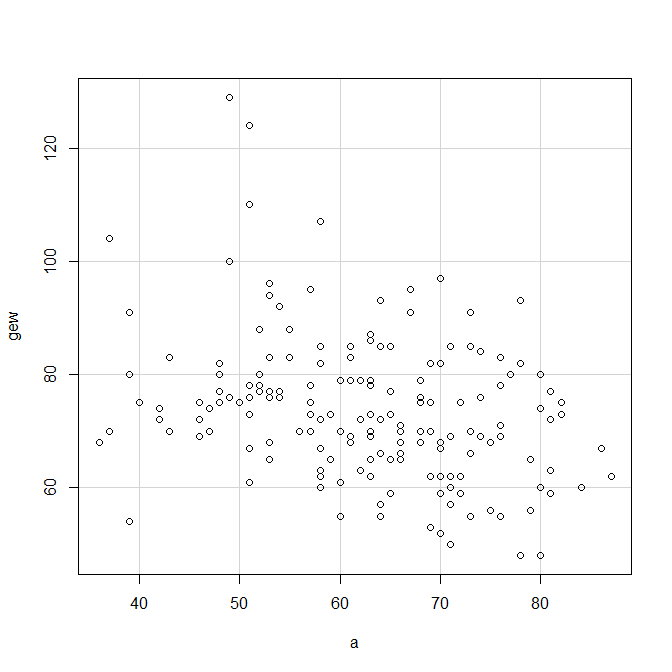

Source code (R):
# import dependencies
library(Rcmdr)
library(foreign, pos=14)

# import spss data into data1
data1 <- read.spss("C:/Temp/Hyper.sav",
   use.value.labels=TRUE, max.value.labels=Inf, to.data.frame=TRUE)
colnames(data1) <- tolower(colnames(data1))

# generate scatterplot
scatterplot(gew~a, reg.line=FALSE, smooth=FALSE, spread=FALSE, 
  boxplots=FALSE, span=0.5, ellipse=FALSE, levels=c(.5, .9), data=data1)
